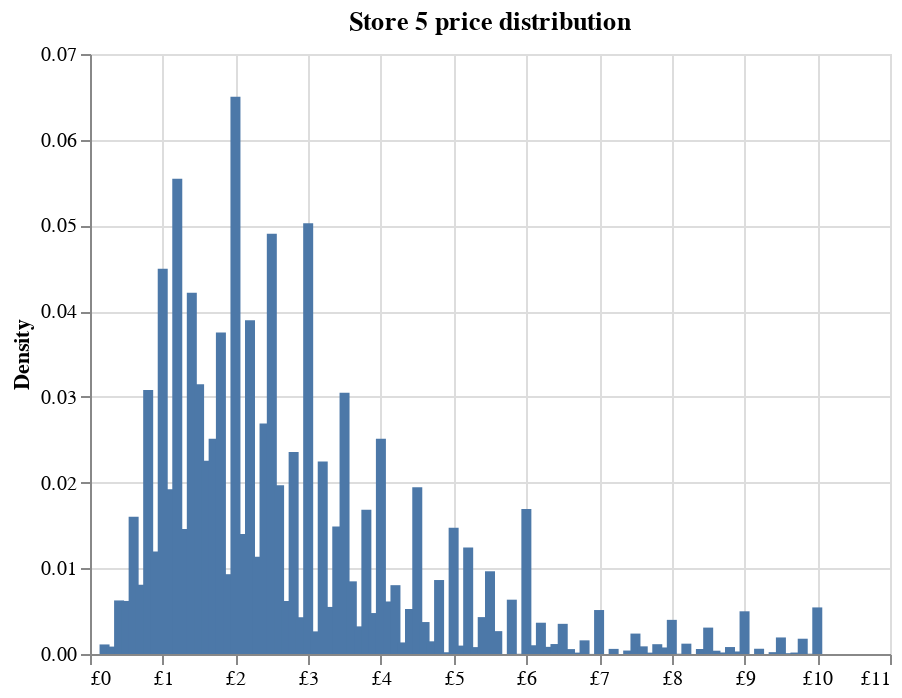
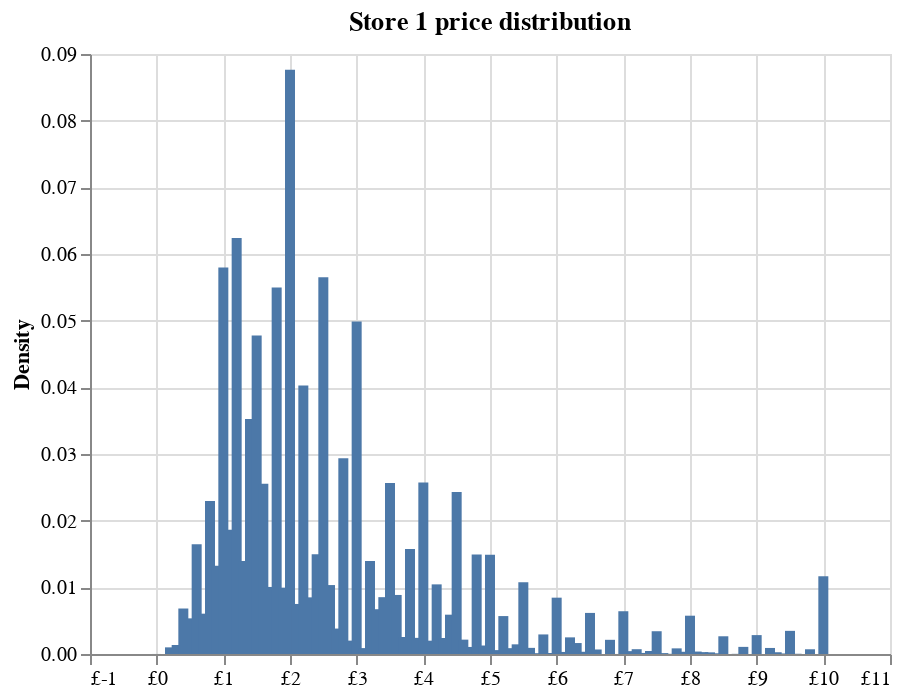
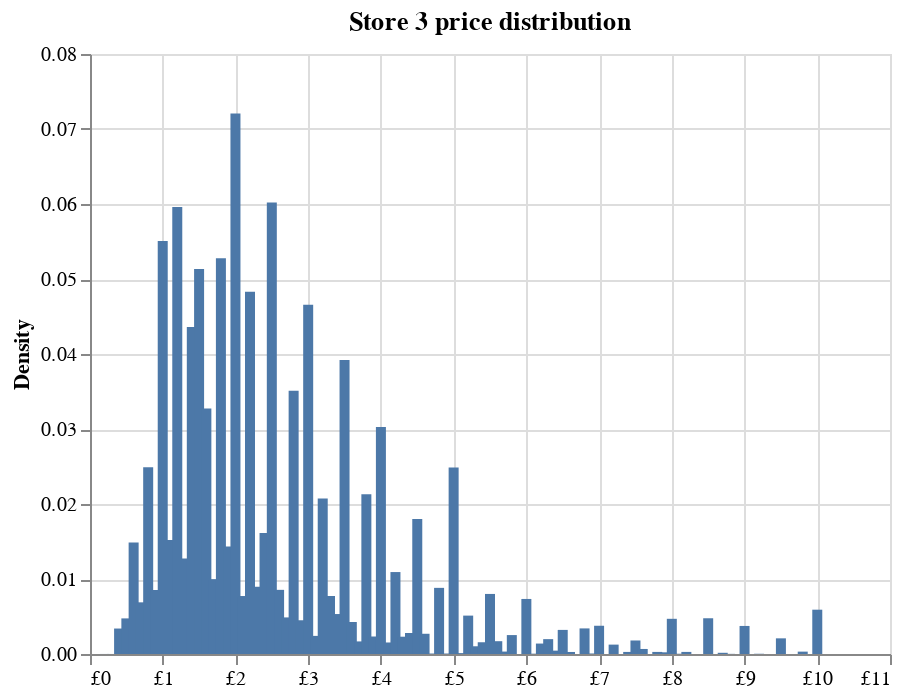
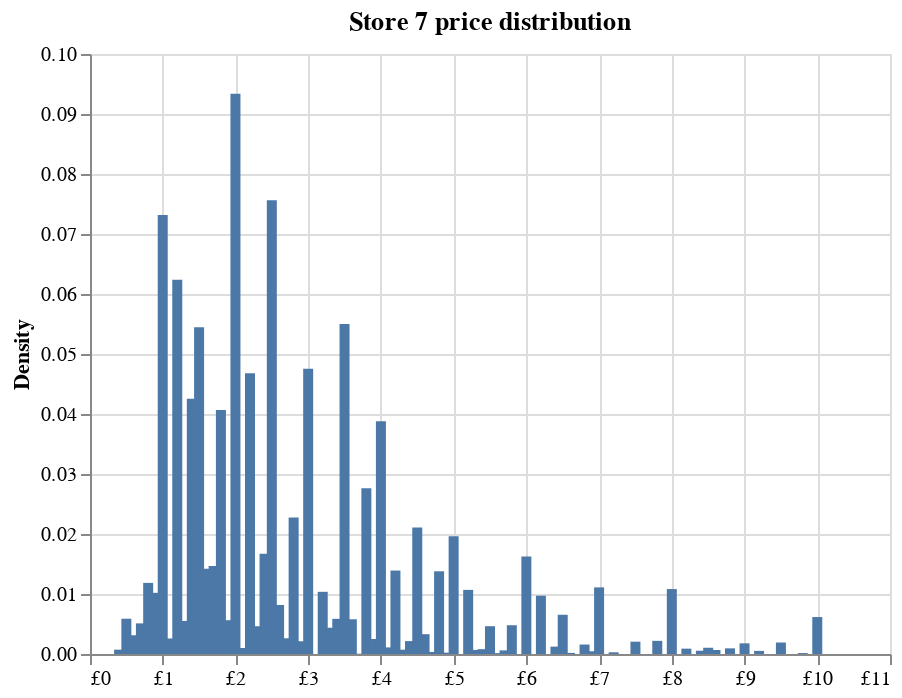

Notebook code cell kept with these figures, in order:
### Markdown cell above
</br> </br>

This is interesting. Can we Copy-Paste this code to loop over all our stores?

### Code cell
for store_id in prices_df.store_id.unique():
    temp_df = prices_df.query(f"store_id == {store_id}")
    # TODO: repeat the histogram code to create your own
    hist_df = temp_df
    hist_df['rounded_price'] = hist_df['price'].round(1)

    # Group by the rounded prices and count the occurrences of each rounded price
    hist_df = hist_df.groupby('rounded_price').agg({'price': 'count'}).reset_index()

    # Filter out rows where the rounded price is greater than 10
    hist_df = hist_df.query("rounded_price <= 10")

    # Rename the columns for clarity: 'rounded_price' to 'price', and the count to 'density'
    hist_df.columns = ['price', 'density']

    # Normalize the density values to calculate the relative frequency (density)
    hist_df['density'] = hist_df['density'] / hist_df['density'].sum()

    # Create a histogram using Altair
    histogram = alt.Chart(hist_df).mark_bar(
        width=5
    ).encode(
        x=alt.X('price:Q',  title='', axis={"labelExpr": "'£'+datum.value"}),  # Bin the 'price' values into 20 bins
        y=alt.Y('density:Q', title='Density'),  # Plot the normalized density on the y-axis,
        tooltip=['price', 'density']  # Show the 'price' and 'density' values on hover
    ).properties(
        title={
            "text": f"Store {store_id} price distribution"
        }
    )
    histogram.display()

### Figure 1 — Vega-Lite specification as saved in the notebook (floating-point values rounded to 4 significant figures)
{"config": {"view": {"continuousWidth": 400, "continuousHeight": 300}}, "data": {"name": "data-c552fd237f0952731b7cce2dc7d8ebe6"}, "mark": {"type": "bar", "width": 5}, "encoding": {"tooltip": [{"field": "price", "type": "quantitative"}, {"field": "density", "type": "quantitative"}], "x": {"axis": {"labelExpr": "'£'+datum.value"}, "field": "price", "title": "", "type": "quantitative"}, "y": {"field": "density", "title": "Density", "type": "quantitative"}}, "title": {"text": "Store 5 price distribution"}, "$schema": "https://vega.github.io/schema/vega-lite/v4.17.0.json", "datasets": {"data-c552fd237f0952731b7cce2dc7d8ebe6": [{"price": 0.2, "density": 0.001116}, {"price": 0.3, "density": 0.0008651}, {"price": 0.4, "density": 0.006249}, {"price": 0.5, "density": 0.006189}, {"price": 0.6, "density": 0.01601}, {"price": 0.7, "density": 0.00808}, {"price": 0.8, "density": 0.03079}, {"price": 0.9, "density": 0.01194}, {"price": 1.0, "density": 0.04493}, {"price": 1.1, "density": 0.01922}, {"price": 1.2, "density": 0.05545}, {"price": 1.3, "density": 0.0146}, {"price": 1.4, "density": 0.04216}, {"price": 1.5, "density": 0.03147}, {"price": 1.6, "density": 0.02254}, {"price": 1.7, "density": 0.02512}, {"price": 1.8, "density": 0.0375}, {"price": 1.9, "density": 0.009311}, {"price": 2.0, "density": 0.06502}, {"price": 2.1, "density": 0.01399}, {"price": 2.2, "density": 0.03895}, {"price": 2.3, "density": 0.01134}, {"price": 2.4, "density": 0.02688}, {"price": 2.5, "density": 0.04904}, {"price": 2.6, "density": 0.0197}, {"price": 2.7, "density": 0.006186}, {"price": 2.8, "density": 0.02357}, {"price": 2.9, "density": 0.00429}, {"price": 3.0, "density": 0.05024}, {"price": 3.1, "density": 0.002639}, {"price": 3.2, "density": 0.02246}, {"price": 3.3, "density": 0.005492}, {"price": 3.4, "density": 0.01487}, {"price": 3.5, "density": 0.03049}, {"price": 3.6, "density": 0.008477}, {"price": 3.7, "density": 0.003223}, {"price": 3.8, "density": 0.01683}, {"price": 3.9, "density": 0.004778}, {"price": 4.0, "density": 0.02511}, {"price": 4.1, "density": 0.006128}, {"price": 4.2, "density": 0.00803}, {"price": 4.3, "density": 0.00135}, {"price": 4.4, "density": 0.005252}, {"price": 4.5, "density": 0.01945}, {"price": 4.6, "density": 0.003727}, {"price": 4.7, "density": 0.00148}, {"price": 4.8, "density": 0.00863}, {"price": 4.9, "density": 0.0002037}, {"price": 5.0, "density": 0.01474}, {"price": 5.1, "density": 0.0009805}, {"price": 5.2, "density": 0.01241}, {"price": 5.3, "density": 0.0008039}, {"price": 5.4, "density": 0.004304}, {"price": 5.5, "density": 0.009652}, {"price": 5.6, "density": 0.002668}, {"price": 5.8, "density": 0.006337}, {"price": 5.9, "density": 2.343e-05}, {"price": 6.0, "density": 0.01691}, {"price": 6.1, "density": 0.00102}, {"price": 6.2, "density": 0.00365}, {"price": 6.3, "density": 0.0008345}, {"price": 6.4, "density": 0.001163}, {"price": 6.5, "density": 0.00352}, {"price": 6.6, "density": 0.0005732}, {"price": 6.7, "density": 0.0001622}, {"price": 6.8, "density": 0.001593}, {"price": 6.9, "density": 1.081e-05}, {"price": 7.0, "density": 0.00513}, {"price": 7.2, "density": 0.0005966}, {"price": 7.4, "density": 0.0004037}, {"price": 7.5, "density": 0.002383}, {"price": 7.6, "density": 0.0008922}, {"price": 7.7, "density": 0.0001604}, {"price": 7.8, "density": 0.001145}, {"price": 7.9, "density": 0.0007624}, {"price": 8.0, "density": 0.003983}, {"price": 8.1, "density": 3.064e-05}, {"price": 8.2, "density": 0.001206}, {"price": 8.4, "density": 0.0005822}, {"price": 8.5, "density": 0.00308}, {"price": 8.6, "density": 0.0003839}, {"price": 8.7, "density": 0.0001802}, {"price": 8.8, "density": 0.0008111}, {"price": 8.9, "density": 0.0002956}, {"price": 9.0, "density": 0.004982}, {"price": 9.2, "density": 0.0006128}, {"price": 9.4, "density": 0.0002145}, {"price": 9.5, "density": 0.00193}, {"price": 9.6, "density": 9.372e-05}, {"price": 9.7, "density": 0.0001694}, {"price": 9.8, "density": 0.001783}, {"price": 9.9, "density": 3.064e-05}, {"price": 10.0, "density": 0.005434}]}}

### Figure 2 — Vega-Lite specification as saved in the notebook (floating-point values rounded to 4 significant figures)
{"config": {"view": {"continuousWidth": 400, "continuousHeight": 300}}, "data": {"name": "data-d9ac4f6f7d8ea494aed3558b26a8acec"}, "mark": {"type": "bar", "width": 5}, "encoding": {"tooltip": [{"field": "price", "type": "quantitative"}, {"field": "density", "type": "quantitative"}], "x": {"axis": {"labelExpr": "'£'+datum.value"}, "field": "price", "title": "", "type": "quantitative"}, "y": {"field": "density", "title": "Density", "type": "quantitative"}}, "title": {"text": "Store 1 price distribution"}, "$schema": "https://vega.github.io/schema/vega-lite/v4.17.0.json", "datasets": {"data-d9ac4f6f7d8ea494aed3558b26a8acec": [{"price": 0.0, "density": 4.792e-06}, {"price": 0.2, "density": 0.0009967}, {"price": 0.3, "density": 0.001347}, {"price": 0.4, "density": 0.006824}, {"price": 0.5, "density": 0.005347}, {"price": 0.6, "density": 0.01648}, {"price": 0.7, "density": 0.00605}, {"price": 0.8, "density": 0.02295}, {"price": 0.9, "density": 0.01323}, {"price": 1.0, "density": 0.05796}, {"price": 1.1, "density": 0.01863}, {"price": 1.2, "density": 0.06241}, {"price": 1.3, "density": 0.01393}, {"price": 1.4, "density": 0.03526}, {"price": 1.5, "density": 0.04777}, {"price": 1.6, "density": 0.02555}, {"price": 1.7, "density": 0.01006}, {"price": 1.8, "density": 0.05497}, {"price": 1.9, "density": 0.009953}, {"price": 2.0, "density": 0.08764}, {"price": 2.1, "density": 0.007507}, {"price": 2.2, "density": 0.04028}, {"price": 2.3, "density": 0.008496}, {"price": 2.4, "density": 0.01496}, {"price": 2.5, "density": 0.05652}, {"price": 2.6, "density": 0.01034}, {"price": 2.7, "density": 0.003816}, {"price": 2.8, "density": 0.02936}, {"price": 2.9, "density": 0.002007}, {"price": 3.0, "density": 0.04986}, {"price": 3.1, "density": 0.0008853}, {"price": 3.2, "density": 0.01395}, {"price": 3.3, "density": 0.006716}, {"price": 3.4, "density": 0.008525}, {"price": 3.5, "density": 0.02566}, {"price": 3.6, "density": 0.008856}, {"price": 3.7, "density": 0.002548}, {"price": 3.8, "density": 0.01574}, {"price": 3.9, "density": 0.002421}, {"price": 4.0, "density": 0.02573}, {"price": 4.1, "density": 0.001997}, {"price": 4.2, "density": 0.01044}, {"price": 4.3, "density": 0.002398}, {"price": 4.4, "density": 0.005898}, {"price": 4.5, "density": 0.02432}, {"price": 4.6, "density": 0.002154}, {"price": 4.7, "density": 0.001058}, {"price": 4.8, "density": 0.01494}, {"price": 4.9, "density": 0.001273}, {"price": 5.0, "density": 0.0149}, {"price": 5.1, "density": 0.0005846}, {"price": 5.2, "density": 0.005689}, {"price": 5.3, "density": 0.0008769}, {"price": 5.4, "density": 0.00145}, {"price": 5.5, "density": 0.01076}, {"price": 5.6, "density": 0.0009201}, {"price": 5.7, "density": 0.0001222}, {"price": 5.8, "density": 0.002935}, {"price": 5.9, "density": 0.0001462}, {"price": 6.0, "density": 0.00845}, {"price": 6.1, "density": 0.0003103}, {"price": 6.2, "density": 0.002495}, {"price": 6.3, "density": 0.001644}, {"price": 6.4, "density": 0.0003342}, {"price": 6.5, "density": 0.006163}, {"price": 6.6, "density": 0.0006781}, {"price": 6.8, "density": 0.002128}, {"price": 6.9, "density": 5.99e-06}, {"price": 7.0, "density": 0.006414}, {"price": 7.1, "density": 0.0004289}, {"price": 7.2, "density": 0.00072}, {"price": 7.3, "density": 0.0001593}, {"price": 7.4, "density": 0.000454}, {"price": 7.5, "density": 0.003416}, {"price": 7.6, "density": 0.0001342}, {"price": 7.7, "density": 2.755e-05}, {"price": 7.8, "density": 0.0008458}, {"price": 7.9, "density": 0.0003342}, {"price": 8.0, "density": 0.005746}, {"price": 8.1, "density": 0.0003666}, {"price": 8.2, "density": 0.0002803}, {"price": 8.3, "density": 0.0002468}, {"price": 8.4, "density": 0.0001078}, {"price": 8.5, "density": 0.002658}, {"price": 8.7, "density": 2.396e-05}, {"price": 8.8, "density": 0.001069}, {"price": 9.0, "density": 0.002835}, {"price": 9.1, "density": 2.396e-06}, {"price": 9.2, "density": 0.0009069}, {"price": 9.3, "density": 0.0002636}, {"price": 9.4, "density": 8.027e-05}, {"price": 9.5, "density": 0.003472}, {"price": 9.6, "density": 3.474e-05}, {"price": 9.8, "density": 0.0007092}, {"price": 9.9, "density": 1.198e-06}, {"price": 10.0, "density": 0.01166}]}}

### Figure 3 — Vega-Lite specification as saved in the notebook (floating-point values rounded to 4 significant figures)
{"config": {"view": {"continuousWidth": 400, "continuousHeight": 300}}, "data": {"name": "data-53ead56419b2a424ccb1ea769acbb835"}, "mark": {"type": "bar", "width": 5}, "encoding": {"tooltip": [{"field": "price", "type": "quantitative"}, {"field": "density", "type": "quantitative"}], "x": {"axis": {"labelExpr": "'£'+datum.value"}, "field": "price", "title": "", "type": "quantitative"}, "y": {"field": "density", "title": "Density", "type": "quantitative"}}, "title": {"text": "Store 3 price distribution"}, "$schema": "https://vega.github.io/schema/vega-lite/v4.17.0.json", "datasets": {"data-53ead56419b2a424ccb1ea769acbb835": [{"price": 0.2, "density": 4.889e-06}, {"price": 0.3, "density": 4.889e-06}, {"price": 0.4, "density": 0.003395}, {"price": 0.5, "density": 0.004747}, {"price": 0.6, "density": 0.01488}, {"price": 0.7, "density": 0.006889}, {"price": 0.8, "density": 0.02491}, {"price": 0.9, "density": 0.008531}, {"price": 1.0, "density": 0.05506}, {"price": 1.1, "density": 0.0152}, {"price": 1.2, "density": 0.05961}, {"price": 1.3, "density": 0.01273}, {"price": 1.4, "density": 0.0436}, {"price": 1.5, "density": 0.05135}, {"price": 1.6, "density": 0.03274}, {"price": 1.7, "density": 0.009984}, {"price": 1.8, "density": 0.05277}, {"price": 1.9, "density": 0.01433}, {"price": 2.0, "density": 0.07206}, {"price": 2.1, "density": 0.00773}, {"price": 2.2, "density": 0.0483}, {"price": 2.3, "density": 0.008967}, {"price": 2.4, "density": 0.01615}, {"price": 2.5, "density": 0.06019}, {"price": 2.6, "density": 0.008553}, {"price": 2.7, "density": 0.004877}, {"price": 2.8, "density": 0.03511}, {"price": 2.9, "density": 0.004499}, {"price": 3.0, "density": 0.04658}, {"price": 3.1, "density": 0.002415}, {"price": 3.2, "density": 0.02074}, {"price": 3.3, "density": 0.007735}, {"price": 3.4, "density": 0.005328}, {"price": 3.5, "density": 0.03921}, {"price": 3.6, "density": 0.004271}, {"price": 3.7, "density": 0.001678}, {"price": 3.8, "density": 0.02131}, {"price": 3.9, "density": 0.002333}, {"price": 4.0, "density": 0.03026}, {"price": 4.1, "density": 0.001535}, {"price": 4.2, "density": 0.01093}, {"price": 4.3, "density": 0.002308}, {"price": 4.4, "density": 0.002797}, {"price": 4.5, "density": 0.018}, {"price": 4.6, "density": 0.002698}, {"price": 4.7, "density": 6.356e-05}, {"price": 4.8, "density": 0.008819}, {"price": 4.9, "density": 6.356e-05}, {"price": 5.0, "density": 0.02488}, {"price": 5.1, "density": 0.0001173}, {"price": 5.2, "density": 0.005119}, {"price": 5.3, "density": 0.00103}, {"price": 5.4, "density": 0.001567}, {"price": 5.5, "density": 0.008008}, {"price": 5.6, "density": 0.001708}, {"price": 5.7, "density": 0.0003239}, {"price": 5.8, "density": 0.002523}, {"price": 6.0, "density": 0.00734}, {"price": 6.1, "density": 4.278e-05}, {"price": 6.2, "density": 0.001392}, {"price": 6.3, "density": 0.001981}, {"price": 6.4, "density": 0.0004474}, {"price": 6.5, "density": 0.003213}, {"price": 6.6, "density": 0.0002713}, {"price": 6.8, "density": 0.003413}, {"price": 6.9, "density": 6.845e-05}, {"price": 7.0, "density": 0.003766}, {"price": 7.2, "density": 0.001252}, {"price": 7.4, "density": 0.0002762}, {"price": 7.5, "density": 0.001803}, {"price": 7.6, "density": 0.0006723}, {"price": 7.8, "density": 0.0002775}, {"price": 7.9, "density": 0.0002249}, {"price": 8.0, "density": 0.004692}, {"price": 8.1, "density": 3.545e-05}, {"price": 8.2, "density": 0.0002787}, {"price": 8.5, "density": 0.004766}, {"price": 8.7, "density": 0.0001613}, {"price": 8.8, "density": 1.833e-05}, {"price": 9.0, "density": 0.00374}, {"price": 9.2, "density": 3.178e-05}, {"price": 9.5, "density": 0.002088}, {"price": 9.8, "density": 0.0003166}, {"price": 10.0, "density": 0.005908}]}}

### Figure 4 — Vega-Lite specification as saved in the notebook (floating-point values rounded to 4 significant figures)
{"config": {"view": {"continuousWidth": 400, "continuousHeight": 300}}, "data": {"name": "data-6eb722aad0371ee971e900859f84479c"}, "mark": {"type": "bar", "width": 5}, "encoding": {"tooltip": [{"field": "price", "type": "quantitative"}, {"field": "density", "type": "quantitative"}], "x": {"axis": {"labelExpr": "'£'+datum.value"}, "field": "price", "title": "", "type": "quantitative"}, "y": {"field": "density", "title": "Density", "type": "quantitative"}}, "title": {"text": "Store 7 price distribution"}, "$schema": "https://vega.github.io/schema/vega-lite/v4.17.0.json", "datasets": {"data-6eb722aad0371ee971e900859f84479c": [{"price": 0.3, "density": 2.589e-06}, {"price": 0.4, "density": 0.0007251}, {"price": 0.5, "density": 0.005881}, {"price": 0.6, "density": 0.003123}, {"price": 0.7, "density": 0.005104}, {"price": 0.8, "density": 0.01185}, {"price": 0.9, "density": 0.01019}, {"price": 1.0, "density": 0.07317}, {"price": 1.1, "density": 0.002587}, {"price": 1.2, "density": 0.06237}, {"price": 1.3, "density": 0.005505}, {"price": 1.4, "density": 0.04256}, {"price": 1.5, "density": 0.05448}, {"price": 1.6, "density": 0.01419}, {"price": 1.7, "density": 0.01466}, {"price": 1.8, "density": 0.04066}, {"price": 1.9, "density": 0.00563}, {"price": 2.0, "density": 0.09339}, {"price": 2.1, "density": 0.001002}, {"price": 2.2, "density": 0.04678}, {"price": 2.3, "density": 0.00463}, {"price": 2.4, "density": 0.0167}, {"price": 2.5, "density": 0.07562}, {"price": 2.6, "density": 0.008172}, {"price": 2.7, "density": 0.002623}, {"price": 2.8, "density": 0.02277}, {"price": 2.9, "density": 0.002126}, {"price": 3.0, "density": 0.04756}, {"price": 3.2, "density": 0.01036}, {"price": 3.3, "density": 0.004379}, {"price": 3.4, "density": 0.005863}, {"price": 3.5, "density": 0.055}, {"price": 3.6, "density": 0.005788}, {"price": 3.7, "density": 4.143e-05}, {"price": 3.8, "density": 0.02761}, {"price": 3.9, "density": 0.002496}, {"price": 4.0, "density": 0.03879}, {"price": 4.1, "density": 0.001098}, {"price": 4.2, "density": 0.01391}, {"price": 4.3, "density": 0.0007199}, {"price": 4.4, "density": 0.002152}, {"price": 4.5, "density": 0.02109}, {"price": 4.6, "density": 0.003304}, {"price": 4.7, "density": 0.000347}, {"price": 4.8, "density": 0.01378}, {"price": 4.9, "density": 0.0002253}, {"price": 5.0, "density": 0.01962}, {"price": 5.2, "density": 0.01069}, {"price": 5.3, "density": 0.0006784}, {"price": 5.4, "density": 0.0008053}, {"price": 5.5, "density": 0.004633}, {"price": 5.6, "density": 0.0001424}, {"price": 5.7, "density": 0.0006008}, {"price": 5.8, "density": 0.004793}, {"price": 6.0, "density": 0.01626}, {"price": 6.2, "density": 0.009718}, {"price": 6.4, "density": 0.00123}, {"price": 6.5, "density": 0.006538}, {"price": 6.6, "density": 0.0001813}, {"price": 6.8, "density": 0.001574}, {"price": 6.9, "density": 0.0004558}, {"price": 7.0, "density": 0.0111}, {"price": 7.2, "density": 0.0002823}, {"price": 7.5, "density": 0.002053}, {"price": 7.8, "density": 0.002193}, {"price": 8.0, "density": 0.01082}, {"price": 8.2, "density": 0.0008908}, {"price": 8.4, "density": 0.0005438}, {"price": 8.5, "density": 0.001041}, {"price": 8.6, "density": 0.0006707}, {"price": 8.8, "density": 0.00094}, {"price": 9.0, "density": 0.001779}, {"price": 9.2, "density": 0.0005179}, {"price": 9.5, "density": 0.001914}, {"price": 9.8, "density": 0.000158}, {"price": 10.0, "density": 0.00616}]}}
